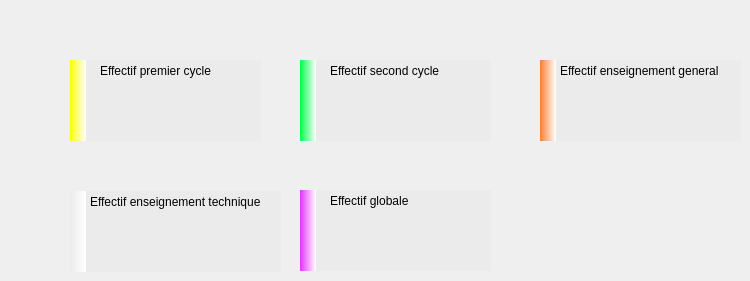
    <widget class="QWidget" name="page">
     <widget class="QLabel" name="label_5">
      <property name="geometry">
       <rect>
        <x>70</x>
        <y>60</y>
        <width>191</width>
        <height>81</height>
       </rect>
      </property>
      <property name="styleSheet">
       <string notr="true">background-color: rgb(235, 235, 235);</string>
      </property>
      <property name="text">
       <string/>
      </property>
     </widget>
     <widget class="QLabel" name="label_6">
      <property name="geometry">
       <rect>
        <x>300</x>
        <y>60</y>
        <width>191</width>
        <height>81</height>
       </rect>
      </property>
      <property name="styleSheet">
       <string notr="true">background-color: rgb(235, 235, 235);</string>
      </property>
      <property name="text">
       <string/>
      </property>
     </widget>
     <widget class="QLabel" name="label_7">
      <property name="geometry">
       <rect>
        <x>540</x>
        <y>60</y>
        <width>201</width>
        <height>81</height>
       </rect>
      </property>
      <property name="styleSheet">
       <string notr="true">background-color: rgb(235, 235, 235);</string>
      </property>
      <property name="text">
       <string/>
      </property>
     </widget>
     <widget class="QLabel" name="label_8">
      <property name="geometry">
       <rect>
        <x>70</x>
        <y>60</y>
        <width>16</width>
        <height>81</height>
       </rect>
      </property>
      <property name="styleSheet">
       <string notr="true">background-color: qlineargradient(spread:pad, x1:0, y1:0, x2:1, y2:0, stop:0 rgba(252, 255, 1, 255), stop:1 rgba(255, 255, 255, 255));</string>
      </property>
      <property name="text">
       <string/>
      </property>
     </widget>
     <widget class="QLabel" name="label_9">
      <property name="geometry">
       <rect>
        <x>300</x>
        <y>60</y>
        <width>16</width>
        <height>81</height>
       </rect>
      </property>
      <property name="styleSheet">
       <string notr="true">background-color: qlineargradient(spread:pad, x1:0, y1:0, x2:1, y2:0, stop:0 rgba(0, 255, 72, 255), stop:1 rgba(255, 255, 255, 255));</string>
      </property>
      <property name="text">
       <string/>
      </property>
     </widget>
     <widget class="QLabel" name="label_10">
      <property name="geometry">
       <rect>
        <x>540</x>
        <y>60</y>
        <width>16</width>
        <height>81</height>
       </rect>
      </property>
      <property name="styleSheet">
       <string notr="true">background-color: qlineargradient(spread:pad, x1:0, y1:0, x2:1, y2:0, stop:0 rgba(255, 97, 0, 200), stop:1 rgba(255, 255, 255, 255));</string>
      </property>
      <property name="text">
       <string/>
      </property>
     </widget>
     <widget class="QLabel" name="label_15">
      <property name="geometry">
       <rect>
        <x>100</x>
        <y>60</y>
        <width>131</width>
        <height>21</height>
       </rect>
      </property>
      <property name="styleSheet">
       <string notr="true">font: 75 12pt &quot;Times New Roman&quot;;</string>
      </property>
      <property name="text">
       <string>Effectif premier cycle</string>
      </property>
     </widget>
     <widget class="QLabel" name="label_16">
      <property name="geometry">
       <rect>
        <x>330</x>
        <y>60</y>
        <width>131</width>
        <height>21</height>
       </rect>
      </property>
      <property name="styleSheet">
       <string notr="true">font: 75 12pt &quot;Times New Roman&quot;;</string>
      </property>
      <property name="text">
       <string>Effectif second cycle</string>
      </property>
     </widget>
     <widget class="QLabel" name="label_17">
      <property name="geometry">
       <rect>
        <x>560</x>
        <y>60</y>
        <width>181</width>
        <height>21</height>
       </rect>
      </property>
      <property name="styleSheet">
       <string notr="true">font: 75 12pt &quot;Times New Roman&quot;;</string>
      </property>
      <property name="text">
       <string>Effectif enseignement general</string>
      </property>
     </widget>
     <widget class="QLineEdit" name="lineEdit">
      <property name="geometry">
       <rect>
        <x>110</x>
        <y>109</y>
        <width>111</width>
        <height>31</height>
       </rect>
      </property>
      <property name="styleSheet">
       <string notr="true">background-color: rgb(235, 235, 235);
border:none;</string>
      </property>
     </widget>
     <widget class="QLineEdit" name="lineEdit_2">
      <property name="geometry">
       <rect>
        <x>350</x>
        <y>110</y>
        <width>111</width>
        <height>31</height>
       </rect>
      </property>
      <property name="styleSheet">
       <string notr="true">background-color: rgb(235, 235, 235);
border:none;</string>
      </property>
     </widget>
     <widget class="QLineEdit" name="lineEdit_3">
      <property name="geometry">
       <rect>
        <x>590</x>
        <y>110</y>
        <width>111</width>
        <height>31</height>
       </rect>
      </property>
      <property name="styleSheet">
       <string notr="true">background-color: rgb(235, 235, 235);
border:none;</string>
      </property>
     </widget>
     <widget class="QLabel" name="label_18">
      <property name="geometry">
       <rect>
        <x>70</x>
        <y>191</y>
        <width>211</width>
        <height>81</height>
       </rect>
      </property>
      <property name="styleSheet">
       <string notr="true">background-color: rgb(235, 235, 235);</string>
      </property>
      <property name="text">
       <string/>
      </property>
     </widget>
     <widget class="QLabel" name="label_19">
      <property name="geometry">
       <rect>
        <x>70</x>
        <y>191</y>
        <width>16</width>
        <height>81</height>
       </rect>
      </property>
      <property name="styleSheet">
       <string notr="true">background-color: qlineargradient(spread:pad, x1:0, y1:0, x2:1, y2:0, stop:0 rgba(48, 185, 255, 0), stop:1 rgba(255, 255, 255, 255));</string>
      </property>
      <property name="text">
       <string/>
      </property>
     </widget>
     <widget class="QLineEdit" name="lineEdit_4">
      <property name="geometry">
       <rect>
        <x>110</x>
        <y>240</y>
        <width>111</width>
        <height>31</height>
       </rect>
      </property>
      <property name="styleSheet">
       <string notr="true">background-color: rgb(235, 235, 235);
border:none;</string>
      </property>
     </widget>
     <widget class="QLabel" name="label_20">
      <property name="geometry">
       <rect>
        <x>90</x>
        <y>191</y>
        <width>191</width>
        <height>21</height>
       </rect>
      </property>
      <property name="styleSheet">
       <string notr="true">font: 75 12pt &quot;Times New Roman&quot;;</string>
      </property>
      <property name="text">
       <string>Effectif enseignement technique</string>
      </property>
     </widget>
     <widget class="QLabel" name="label_21">
      <property name="geometry">
       <rect>
        <x>300</x>
        <y>190</y>
        <width>191</width>
        <height>81</height>
       </rect>
      </property>
      <property name="styleSheet">
       <string notr="true">background-color: rgb(235, 235, 235);</string>
      </property>
      <property name="text">
       <string/>
      </property>
     </widget>
     <widget class="QLabel" name="label_22">
      <property name="geometry">
       <rect>
        <x>300</x>
        <y>190</y>
        <width>16</width>
        <height>81</height>
       </rect>
      </property>
      <property name="styleSheet">
       <string notr="true">background-color: qlineargradient(spread:pad, x1:0, y1:0, x2:1, y2:0, stop:0 rgba(227, 50, 255, 255), stop:1 rgba(255, 255, 255, 255));</string>
      </property>
      <property name="text">
       <string/>
      </property>
     </widget>
     <widget class="QLineEdit" name="lineEdit_5">
      <property name="geometry">
       <rect>
        <x>340</x>
        <y>239</y>
        <width>111</width>
        <height>31</height>
       </rect>
      </property>
      <property name="styleSheet">
       <string notr="true">background-color: rgb(235, 235, 235);
border:none;</string>
      </property>
     </widget>
     <widget class="QLabel" name="label_23">
      <property name="geometry">
       <rect>
        <x>330</x>
        <y>190</y>
        <width>131</width>
        <height>21</height>
       </rect>
      </property>
      <property name="styleSheet">
       <string notr="true">font: 75 12pt &quot;Times New Roman&quot;;</string>
      </property>
      <property name="text">
       <string>Effectif globale</string>
      </property>
     </widget>
    </widget>
